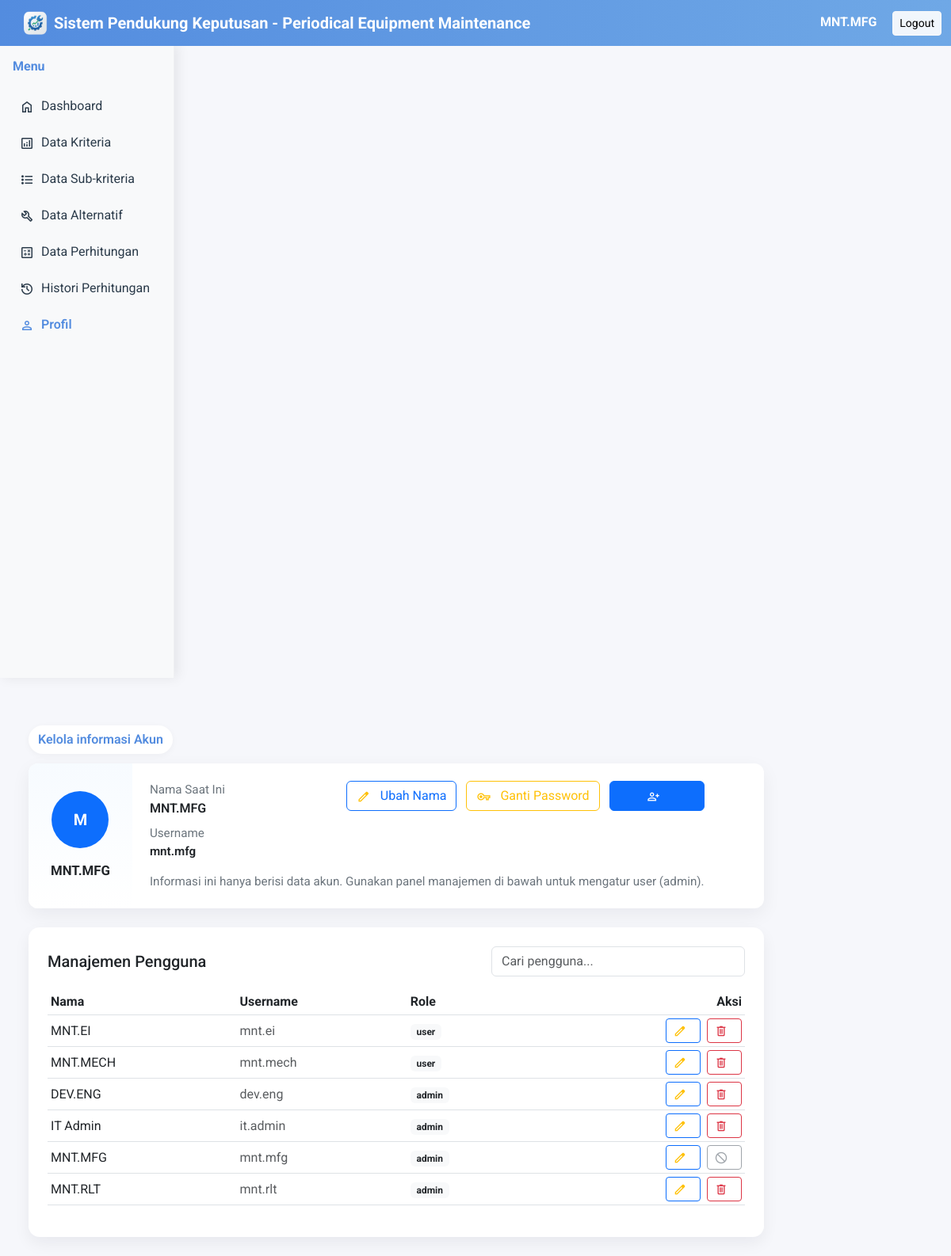
/pages/profil.php (signed in), run on the app's committed database.
### tables this page shows
CREATE TABLE `users` (
  `id_user` varchar(20) NOT NULL,
  `username` varchar(50) NOT NULL,
  `password` varchar(50) NOT NULL,
  `nama_pengguna` varchar(100) NOT NULL,
  `role` enum('admin','user') NOT NULL
);

### pages/profil.php (the view, shortened to what this page needs)
<?php
include('../config/db.php');
include('../includes/header.php');
include('../includes/sidebar.php');
$id_user = $_SESSION['id_user'];
$role = $_SESSION['role'] ?? 'user';
function get_user($koneksi, $id_user) {
    $stmt = $koneksi->prepare("SELECT id_user, username, nama_pengguna, password, role FROM users WHERE id_user = ?");
    $stmt->bind_param("s", $id_user);
    $stmt->execute();
    $res = $stmt->get_result();
    return $res ? $res->fetch_assoc() : null;
}
$data = get_user($koneksi, $id_user);
if ($role === 'admin') {
  $users = [];
  $res = $koneksi->query("SELECT id_user, username, nama_pengguna, role FROM users ORDER BY role DESC, username ASC");
  if ($res) {
    while ($r = $res->fetch_assoc()) $users[] = $r;
  }
}
?>
<div class="container mt-4">
  <span class="welcome-pill no-print">Kelola informasi Akun</span>
  <div class="page-content p-0">
      <div class="card profile-card mb-3">
        <div class="d-flex flex-column flex-md-row">
          <div class="profile-left text-center">
            <?php
              $displayName = trim($data['nama_pengguna'] ?? '');
              $displayUser = trim($data['username'] ?? '');
              $initial = $displayName !== '' ? mb_strtoupper(mb_substr($displayName,0,1)) : ($displayUser !== '' ? mb_strtoupper(mb_substr($displayUser,0,1)) : '?');
            ?>
            <div class="avatar mb-3"><?= htmlspecialchars($initial) ?></div>
            <?php if($displayName !== ''): ?><div style="font-weight:700; font-size:1.05rem"><?= htmlspecialchars($displayName) ?></div><?php endif; ?>
          </div>
          <div class="profile-right">
            <div class="d-flex justify-content-between align-items-start mb-3">
              <div>
                <div class="muted-small">Nama Saat Ini</div>
                <div style="font-weight:600; font-size:1rem"><?= htmlspecialchars($data['nama_pengguna'] ?? '') ?></div>
                <div class="muted-small mt-2">Username</div>
                <div style="font-weight:600; font-size:0.95rem"><?= htmlspecialchars($data['username'] ?? '') ?></div>
              </div>
              <div class="action-btns">
                <button class="btn btn-outline-primary" data-bs-toggle="modal" data-bs-target="#modalNama">
                  <span class="material-symbols-outlined edit-icon" style="vertical-align:middle;font-size:18px">edit</span> Ubah Nama
                </button>
                <button class="btn btn-outline-warning ms-2" data-bs-toggle="modal" data-bs-target="#modalPassword">
                  <span class="material-symbols-outlined" style="vertical-align:middle;font-size:18px">vpn_key</span> Ganti Password
                </button>
                <?php if ($role === 'admin'): ?>
                  <button class="btn btn-primary ms-2" data-bs-toggle="modal" data-bs-target="#modalAddAccount">
                    <span class="material-symbols-outlined" style="vertical-align:middle;font-size:18px">person_add</span>
                  </button>
                <?php endif; ?>
              </div>
            </div>
            <div class="muted-small">Informasi ini hanya berisi data akun. Gunakan panel manajemen di bawah untuk mengatur user (admin).</div>
          </div>
        </div>
      </div>
      <?php if ($role === 'admin'): ?>
          <div class="card p-4 mt-4">
            <div class="d-flex justify-content-between align-items-center mb-3">
              <h5 class="mb-0">Manajemen Pengguna</h5>
              <?php if (!empty($users)): ?>
                <input type="search" id="usersSearch" placeholder="Cari pengguna..." class="form-control users-search ms-3">
              <?php endif; ?>
            </div>
            <?php if (empty($users)): ?>
              <div class="alert alert-info mb-0">Belum ada akun pengguna di database. Gunakan tombol "Tambah Akun Baru" untuk membuat akun.</div>
            <?php else: ?>
              <div class="table-responsive">
                <table class="table table-sm table-hover align-middle" id="usersTable">
                  <thead>
                    <tr>
                      <th>Nama</th>
                      <th>Username</th>
                      <th>Role</th>
                      <th class="text-end">Aksi</th>
                    </tr>
                  </thead>
                  <tbody>
                    <?php foreach ($users as $u): ?>
                      <tr>
                        <td><?= htmlspecialchars($u['nama_pengguna']) ?></td>
                        <td class="text-muted"><?= htmlspecialchars($u['username']) ?></td>
                        <td><span class="badge bg-light text-dark"><?= htmlspecialchars($u['role']) ?></span></td>
                        <td class="text-end">
                          <button class="btn btn-sm btn-outline-primary me-1 btn-edit-user"
                                  data-id="<?= htmlspecialchars($u['id_user']) ?>"
                                  data-username="<?= htmlspecialchars($u['username']) ?>"
                                  data-name="<?= htmlspecialchars($u['nama_pengguna']) ?>"
                                  data-role="<?= htmlspecialchars($u['role']) ?>"
                                  ><span class="material-symbols-outlined edit-icon" style="font-size:18px;vertical-align:middle">edit</span></button>
                          <?php if ($u['id_user'] !== $id_user): ?>
                            <form method="POST" class="d-inline" onsubmit="return confirm('Hapus akun ini?');">
                              <button type="submit" name="delete_user" class="btn btn-sm btn-outline-danger"><span class="material-symbols-outlined" style="font-size:18px;vertical-align:middle">delete</span></button>
                            </form>
                          <?php else: ?>
                            <button class="btn btn-sm btn-outline-secondary" disabled><span class="material-symbols-outlined" style="font-size:18px;vertical-align:middle">block</span></button>
                          <?php endif; ?>
                        </td>
                      </tr>
                    <?php endforeach; ?>
                  </tbody>
                </table>
              </div>
            <?php endif; ?>
          </div>
      <?php endif; ?>
    </div>
  </div>
</div>
<?php include('../includes/footer.php'); ?>

### style.css (style rules this page uses)
body, input, button, select, textarea, .nav, .sidebar, .card, .page-content, .navbar, .btn { font-family: 'Roboto', sans-serif !important; }
.card { word-wrap: break-word; }
:root { --accent-1: #538CDF; --accent-2: #34a0ff; --card-bg: #ffffff; --muted: #6c757d; }
.welcome-pill { display: block; max-width: 860px; margin: 12px auto; padding: 12px 18px; border-radius: 14px; background: linear-gradient(180deg, rgba(83, 140, 223, 0.12), rgba(83, 140, 223, 0.06)); color: var(--accent-1); font-weight: 600; text-align: center; box-shadow: 0 8px 20px rgba(83, 140, 223, 0.08) }
.card, .dash-card { border: none; border-radius: 14px; box-shadow: 0 8px 20px rgba(17, 24, 39, 0.06); transition: transform .18s ease, box-shadow .18s ease }
.profile-card { border-radius: 12px; box-shadow: 0 8px 24px rgba(16,24,40,0.06); overflow: hidden; }
.profile-left { background: linear-gradient(180deg,#f7fbff,#ffffff); padding: 28px; display:flex; flex-direction:column; align-items:center; justify-content:center; }
.avatar { width:96px; height:96px; border-radius:50%; background:#0d6efd; color:#fff; display:flex; align-items:center; justify-content:center; font-weight:700; font-size:32px; }
.profile-right { padding: 22px; }
.muted-small { color:#6c757d; font-size:0.95rem; }
.action-btns .btn { min-width:120px; }
.users-search { max-width:320px; }
.material-symbols-outlined.edit-icon { color: #ffc107 !important; }
.page-content { padding: 18px }

### includes/header.php (style rules this page uses)
body { padding-top: 56px; font-family: 'Roboto', sans-serif; background: #f6f7fb; }
.material-symbols-outlined { font-size: 20px; vertical-align: middle; margin-right:8px; }
.simple-card, .profile-card { border-radius: 12px; box-shadow: 0 8px 24px rgba(16,24,40,0.06); }
.muted-small, .muted { color:#6c757d; }
.avatar { width:72px; height:72px; border-radius:50%; background:#0d6efd; color:#fff; display:inline-flex; align-items:center; justify-content:center; font-weight:700; font-size:20px; }
.welcome-pill { display:inline-block; padding:6px 12px; background:#fff; border-radius:999px; box-shadow:0 2px 8px rgba(0,0,0,0.04); margin-bottom:12px; }

### data on the page
users: nama_pengguna "M", nama_pengguna "MNT.MFG", username "mnt.mfg", role "admin"
users: nama_pengguna "MNT.EI", username "mnt.ei", role "user"
users: nama_pengguna "MNT.MECH", username "mnt.mech", role "user"
users: nama_pengguna "DEV.ENG", username "dev.eng", role "admin"
users: nama_pengguna "IT Admin", username "it.admin", role "admin"
users: nama_pengguna "MNT.RLT", username "mnt.rlt", role "admin"

### other printed values
$displayName "MNT.MFG"
